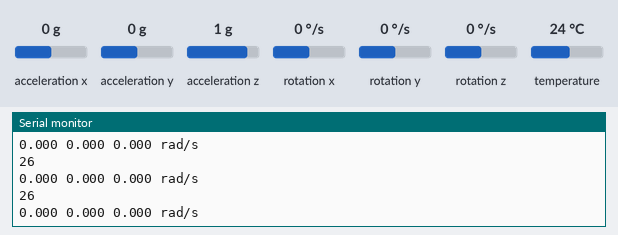
Recording of a sketch running on a simulated Arduino Leonardo, built with avr-gcc and run on an emulated ATmega32U4. On the bench: the last lines printed to the serial monitor. Inputs (shaded band) come from the test bench; at power-on: rotation x 0 °/s, rotation y 0 °/s, rotation z 0 °/s, acceleration x 0 g, acceleration y 0 g, acceleration z 1 g, temperature 24 °C.

Above: at 1.2 s.
1.3 s: rotation x set to -192 °/s
At 2.0 s:
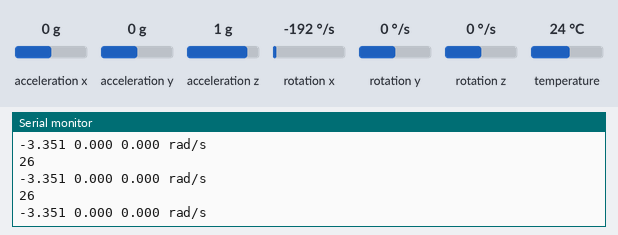
2.8 s: rotation y set to -192 °/s
At 3.3 s:
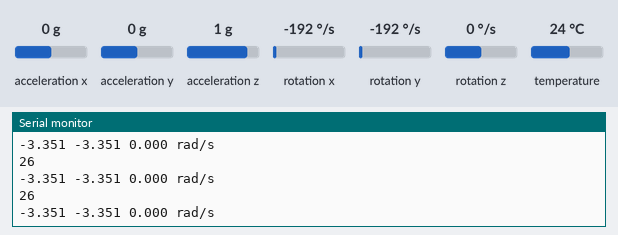
4.3 s: rotation z set to -192 °/s
At 5.2 s:
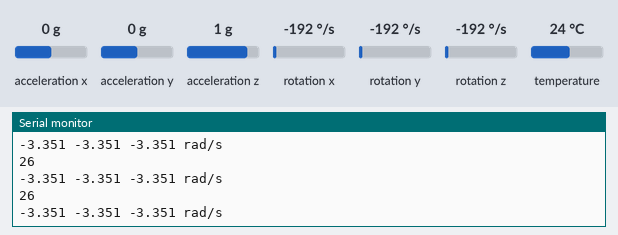
5.8 s: rotation x set to 192 °/s
At 6.7 s:
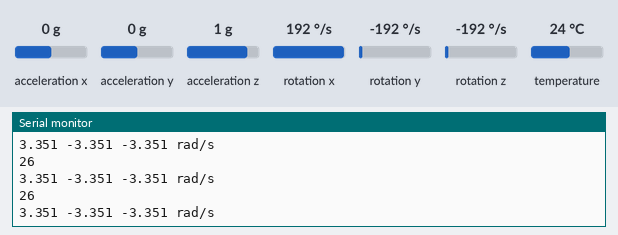

The sketch:

August1_I2C_SlaveDuino.ino
```cpp
#include <Wire.h>
#include <Adafruit_MPU6050.h>
#include <Adafruit_Sensor.h>

Adafruit_MPU6050 mpu;

String x = "";

volatile int Val; // variable used by the master to sent data to the slave

void setup() {
  Wire.begin(8);                // Slave id #8
  Wire.onRequest(requestEvent); // function to run when asking for data
  //Wire.onReceive(receiveEvent); // what to do when receiving data
  Serial.begin(115200);  // serial for displaying data on your screen

    while (!Serial)
    delay(10); // will pause Zero, Leonardo, etc until serial console opens

  Serial.println("Adafruit MPU6050 test!");

  // Try to initialize!
  if (!mpu.begin()) {
    Serial.println("Failed to find MPU6050 chip");
    while (1) {
      delay(10);
    }
  }
 Serial.println("MPU6050 Found!");

  mpu.setAccelerometerRange(MPU6050_RANGE_8_G);
  Serial.print("Accelerometer range set to: ");
  switch (mpu.getAccelerometerRange()) {
  case MPU6050_RANGE_2_G:
    Serial.println("+-2G");
    break;
  case MPU6050_RANGE_4_G:
    Serial.println("+-4G");
    break;
  case MPU6050_RANGE_8_G:
    Serial.println("+-8G");
    break;
  case MPU6050_RANGE_16_G:
    Serial.println("+-16G");
    break;
  }
  mpu.setGyroRange(MPU6050_RANGE_500_DEG);
  Serial.print("Gyro range set to: ");
  switch (mpu.getGyroRange()) {
  case MPU6050_RANGE_250_DEG:
    Serial.println("+- 250 deg/s");
    break;
  case MPU6050_RANGE_500_DEG:
    Serial.println("+- 500 deg/s");
    break;
  case MPU6050_RANGE_1000_DEG:
    Serial.println("+- 1000 deg/s");
    break;
  case MPU6050_RANGE_2000_DEG:
    Serial.println("+- 2000 deg/s");
    break;
  }

  mpu.setFilterBandwidth(MPU6050_BAND_21_HZ);
  Serial.print("Filter bandwidth set to: ");
  switch (mpu.getFilterBandwidth()) {
  case MPU6050_BAND_260_HZ:
    Serial.println("260 Hz");
    break;
  case MPU6050_BAND_184_HZ:
    Serial.println("184 Hz");
    break;
  case MPU6050_BAND_94_HZ:
    Serial.println("94 Hz");
    break;
  case MPU6050_BAND_44_HZ:
    Serial.println("44 Hz");
    break;
  case MPU6050_BAND_21_HZ:
    Serial.println("21 Hz");
    break;
  case MPU6050_BAND_10_HZ:
    Serial.println("10 Hz");
    break;
  case MPU6050_BAND_5_HZ:
    Serial.println("5 Hz");
    break;
  }

  Serial.println("");
}

void loop() {
      /* Get new sensor events with the readings */
  sensors_event_t a, g, temp;
  mpu.getEvent(&a, &g, &temp);
  x = "";

  /* Print out the values */

  //x += "Acceleration X: ";
  /*
  x += String(a.acceleration.x, 3);
  x += ", Y: ";
  x += String(a.acceleration.y, 3);
  x += ", Z: ";
  x += String(a.acceleration.z, 3);
  x += " m/s^2 ";
  */

  x += String(g.gyro.x, 3);
  x += " ";
  x += String(g.gyro.y, 3);
  x += " ";
  x += String(g.gyro.z, 3);
  x += " rad/s";

  while(x.length() < 26)
  {
  x += " ";
  }
  Serial.println(x.length());
  Serial.println(x);
  delay(10);
}

// function: what to do when asked for data
void requestEvent() {
      byte data[26];
      for (byte i=0;i<26;i++)
      {
        data[i] = (byte)x.charAt(i);
      }
      Wire.write(data,sizeof(data));
}
```

Measured:
- after the input at 1.3 s, the serial monitor: prints a new line at once (image 1)
- after the input at 2.8 s, the serial monitor: prints a new line at once (image 2)
- after the input at 4.3 s, the serial monitor: prints a new line at once (image 3)
- after the input at 5.8 s, the serial monitor: prints a new line at once (image 4)
